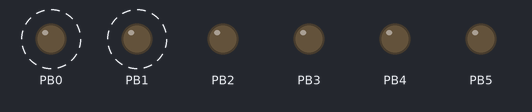
The program below on a simulated ATmega328P, built with avr-gcc and emulated at 16 MHz. On the bench: output pins drawn as LEDs (lit = HIGH). Dashed ring = blinking.

Above: at 0.2 s.
Timing chart, 0 to 3.0 s (numbered marks = the images above):
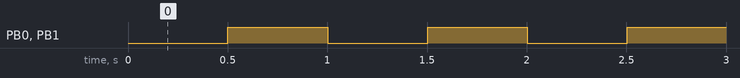

The program:

main.cpp
```cpp
/*
 * LAB4.cpp
 *
 * Created: 3-1-2019 17:31:08
 * Author : jurgen
 */

#define F_CPU 16000000UL //16MHz
#include <util/delay.h>
#include "JR_Macros.h"
#include <avr/io.h>
#include <avr/interrupt.h>

using namespace std;

ISR(TIMER0_COMPA_vect)
{
	static uint16_t cnt = 0;

	if(cnt < 500)
	{
		cnt++;
	}
	else
	{
		cnt = 0;
		PINB |= (1<<PINB0);
	}
}

int main(void)
{
	BITS_6_ON_IN_REG(DDRB, DDB0, DDB1, DDB2, DDB3, DDB4, DDB5);

	/* set interrupt to trigger when timer = OCIE0A
	 * set operation mode to ctc
	 * set the prescaler to 64
	 * freq = F_CPU / (2 * 64 * 250 )
	 * 1/freq = 1/500 s
	 * 500 loops for 1 puls so * 500
	 * (1 / 500) * 500 = 1 Hz
	*/
	BIT_ON_IN_REG(TIMSK0, OCIE0A);
	BIT_ON_IN_REG(TCCR0A, WGM01);
	OCR0A = 249;
	BITS_2_ON_IN_REG(TCCR0B, CS10, CS11);

	/* set mode to ctc
	 * set prescaler to 256
	 * OCR1A = F_CPU / (Freq * 2 * 256) -1 = 31311
	 * set COM1A0 in TCCR1A to set the output directly
	*/
	BIT_ON_IN_REG(TCCR1A, COM1A0);
	OCR1A = 31311;
	BITS_2_ON_IN_REG(TCCR1B, CS12, WGM12);

	sei();
    /* Replace with your application code */
    while (1)
    {

    }
}
```

JR_Macros.h
```cpp
#ifndef JR_MACROS_H
#define JR_MACROS_H

#define TRUE 1
#define FALSE 0

#define LED_ON		PORTB |=(1<<PORTB5)
#define LED_OFF		PORTB &= ~(1<<PORTB5)
#define	LED_TOGGLE	PINB |= (1<<PINB5)

#define BIT_ON_IN_REG(REG, BIT_OFFSET)		REG |= (1<<BIT_OFFSET)
#define BIT_OFF_IN_REG(REG, BIT_OFFSET)		REG &= ~(1<<BIT_OFFSET)
#define BIT_FLIP_IN_REG(REG, BIT_OFFSET)	REG ^= (1<<BIT_OFFSET)

#define PIN_X_ON(PORT_REG, BIT_OFFSET)		PORT_REG |= (1<<BIT_OFFSET)
#define PIN_X_OFF(PORT_REG, BIT_OFFSET)		PORT_REG &= ~(1<<BIT_OFFSET)
#define PIN_X_TOGGLE(PIN_REG, BIT_OFFSET)	PIN_REG |= (1<<BIT_OFFSET)

#define PIN_X_OUTPUT(DATA_DIR_REG, BIT_OFFSET)	DATA_DIR_REG |= (1<<BIT_OFFSET)
#define PIN_X_INPUT(DATA_DIR_REG, BIT_OFFSET)	DATA_DIR_REG &= ~(1<<BIT_OFFSET)

#define BITS_2_ON_IN_REG(REG, BIT_OFFSET1, BIT_OFFSET2)		REG |= (1<<BIT_OFFSET1) | (1<<BIT_OFFSET2)
#define BITS_3_ON_IN_REG(REG, BIT_OFFSET1, BIT_OFFSET2, BIT_OFFSET3)		REG |= (1<<BIT_OFFSET1) | (1<<BIT_OFFSET2) | (1<<BIT_OFFSET3)
#define BITS_4_ON_IN_REG(REG, BIT_OFFSET1, BIT_OFFSET2, BIT_OFFSET3, BIT_OFFSET4)		REG |= (1<<BIT_OFFSET1) | (1<<BIT_OFFSET2) | (1<<BIT_OFFSET3) | (1<<BIT_OFFSET4)
#define BITS_5_ON_IN_REG(REG, BIT_OFFSET1, BIT_OFFSET2, BIT_OFFSET3, BIT_OFFSET4, BIT_OFFSET5)		REG |= (1<<BIT_OFFSET1) | (1<<BIT_OFFSET2) | (1<<BIT_OFFSET3) | (1<<BIT_OFFSET4) | (1<<BIT_OFFSET5)
#define BITS_6_ON_IN_REG(REG, BIT_OFFSET1, BIT_OFFSET2, BIT_OFFSET3, BIT_OFFSET4, BIT_OFFSET5, BIT_OFFSET6)		REG |= (1<<BIT_OFFSET1) | (1<<BIT_OFFSET2) | (1<<BIT_OFFSET3) | (1<<BIT_OFFSET4) | (1<<BIT_OFFSET5) | (1<<BIT_OFFSET6)
#define BITS_7_ON_IN_REG(REG, BIT_OFFSET1, BIT_OFFSET2, BIT_OFFSET3, BIT_OFFSET4, BIT_OFFSET5, BIT_OFFSET6, BIT_OFFSET7)		REG |= (1<<BIT_OFFSET1) | (1<<BIT_OFFSET2) | (1<<BIT_OFFSET3) | (1<<BIT_OFFSET4) | (1<<BIT_OFFSET5) | (1<<BIT_OFFSET6) | (1<<BIT_OFFSET7)

#define BITS_2_OFF_IN_REG(REG, BIT_OFFSET1, BIT_OFFSET2)		REG &= ~(1<<BIT_OFFSET1) | (1<<BIT_OFFSET2)
#define BITS_3_OFF_IN_REG(REG, BIT_OFFSET1, BIT_OFFSET2, BIT_OFFSET3)		REG &= ~(1<<BIT_OFFSET1) | (1<<BIT_OFFSET2) | (1<<BIT_OFFSET3)
#define BITS_4_OFF_IN_REG(REG, BIT_OFFSET1, BIT_OFFSET2, BIT_OFFSET3, BIT_OFFSET4)		REG &= ~(1<<BIT_OFFSET1) | (1<<BIT_OFFSET2) | (1<<BIT_OFFSET3) | (1<<BIT_OFFSET4)
#define BITS_5_OFF_IN_REG(REG, BIT_OFFSET1, BIT_OFFSET2, BIT_OFFSET3, BIT_OFFSET4, BIT_OFFSET5)		REG &= ~(1<<BIT_OFFSET1) | (1<<BIT_OFFSET2) | (1<<BIT_OFFSET3) | (1<<BIT_OFFSET4) | (1<<BIT_OFFSET5)
#define BITS_6_OFF_IN_REG(REG, BIT_OFFSET1, BIT_OFFSET2, BIT_OFFSET3, BIT_OFFSET4, BIT_OFFSET5, BIT_OFFSET6)		REG &= ~(1<<BIT_OFFSET1) | (1<<BIT_OFFSET2) | (1<<BIT_OFFSET3) | (1<<BIT_OFFSET4) | (1<<BIT_OFFSET5) | (1<<BIT_OFFSET6)
#define BITS_7_OFF_IN_REG(REG, BIT_OFFSET1, BIT_OFFSET2, BIT_OFFSET3, BIT_OFFSET4, BIT_OFFSET5, BIT_OFFSET6, BIT_OFFSET7)		REG &= ~(1<<BIT_OFFSET1) | (1<<BIT_OFFSET2) | (1<<BIT_OFFSET3) | (1<<BIT_OFFSET4) | (1<<BIT_OFFSET5) | (1<<BIT_OFFSET6) | (1<<BIT_OFFSET7)


#endif
```

Measured:
- by itself, PB0, PB1: alternates HIGH for 0.50 s and LOW for 0.50 s
